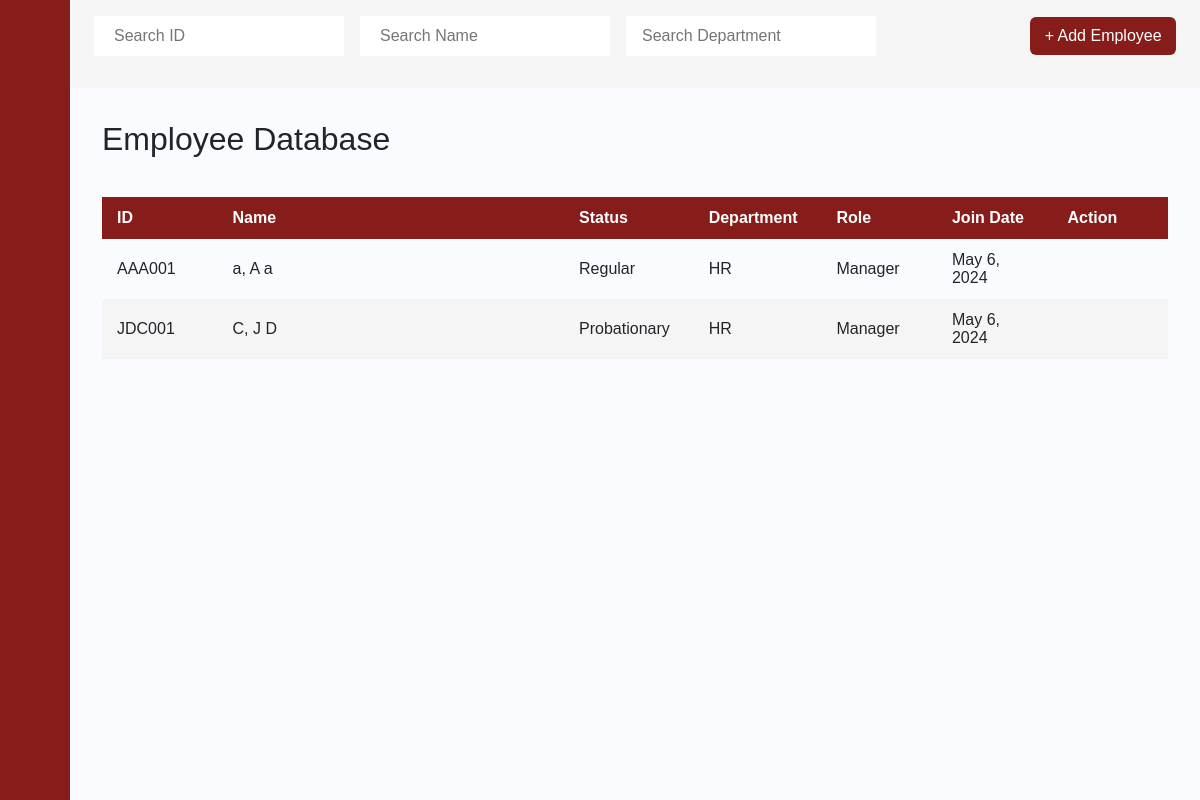
Page /employee_database/1/ on the committed database.
### payrollapp/models.py (models this page shows, shortened)
class Employee(models.Model):
    Last_name = models.CharField(max_length=50)
    First_name = models.CharField(max_length=50)
    Middle_name = models.CharField(max_length=50, blank=True, null=True)
    id_number = models.CharField(max_length=6, primary_key=True)
    Status  = models.CharField(max_length=255)
    Department  = models.CharField(max_length=255)
    Role   = models.CharField(max_length=255)
    Join_Date = models.DateField(blank=True, null=True)
    Phone_Number = models.CharField(max_length=255)
    Email = models.CharField(max_length=255)
    BankNumber = models.CharField(max_length=255)
    Salary   = models.FloatField()
    Vacation_Leaves = models.IntegerField()
    Sick_Leaves = models.IntegerField()

### payrollapp/views.py (the view)
# urls.py: path('employee_database/<int:UID>/', views.employee_database, name='employee_database'),
def employee_database(request, UID):
    a = Employee.objects.all()
    user = get_object_or_404(USER_ACCOUNT, pk=UID)
    return render(request, 'payrollapp/employee_database.html', {'user':user, 'a':a})

### payrollapp/templates/payrollapp/employee_database.html (shortened to what this page needs)
{% extends 'payrollapp/base.html' %}
{% load static %}
{% block content %}
<div class="main">
    <div class="dashboard-navbar">
        <form action="#">
          <div class="nav-search">
            <input type="text" class="search-query mr-3" placeholder="Search ID" onkeyup="searchID()" id="eID">
            <input type="text" class="search-query mr-3" placeholder="Search Name" onkeyup="searchName()" id="eName">
            <input type="text" class="search-query px-3" id="eDepa" placeholder="Search Department" onkeyup="searchDepartment()">
          </div>
        </form>
        <div class="navbar-content">
            <ul class="main-nav">
                <div class="nav-search">
                    <a href="{% url 'add_employee' UID=user.pk %}" class="btn">+ Add Employee</a>
                </div>
            </ul>
        </div>
    </div>
    <div class="content">
        <h2>Employee Database</h2>
        <div style="overflow-x:auto;">
            <table id="posts">
                <thead>
                    <tr>
                        <th style="width:10%">ID</th>
                        <th style="width:30%">Name</th>
                        <th style="width:10%">Status</th>
                        <th style="width:10%">Department</th>
                        <th style="width:10%">Role</th>
                        <th style="width:10%">Join Date</th>
                        <th style="width:10%">Action</th>
                    </tr>
                </thead>
                <tbody>
                {% for b in a %}
                    <tr>
                        <td> {{ b.id_number }} </td>
                        <td> {{ b.Last_name }}, {{ b.First_name }} {{ b.Middle_name }}</td>
                        <td> {{ b.Status }} </td>
                        <td> {{ b.Department }} </td>
                        <td> {{ b.Role }} </td>
                        <td> {{ b.Join_Date }} </td>
                        <td> <a class="btn" href="{% url 'employee_info' UID=user.pk EID=b.pk %}"></a></td>
                    </tr>
                {% endfor %}
                </tbody>
            </table>
        </div>
    </div>
</div>
{% endblock %}

### rows in the picture
Employee: id_number "AAA001", Last_name "a", First_name "A", Middle_name "a", Status "Regular", Department "HR", Role "Manager", Join_Date "May 6, 2024"
Employee: id_number "JDC001", Last_name "C", First_name "J", Middle_name "D", Status "Probationary", Department "HR", Role "Manager", Join_Date "May 6, 2024"
